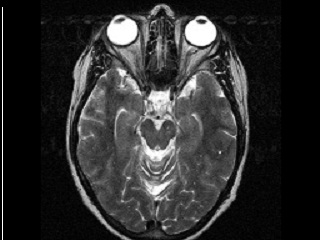
%> input picture p1.jpeg, 320 x 240 px
$ octave Main_localized_seg_run.m   (GNU Octave 9; MATLAB toolbox functions it lacks are replaced by stand-ins)
%> lines starting %> are read from the running program, lines starting %| are printed output that depends on the picture; in (x1, y1, x2, y2) boxes, pixels count from 0 and x2, y2 are one past the last pixel; in counts of white or black regions, pixels touching at a corner belong together; the program's own positions count from 1
### im2graydouble.m
function img = im2graydouble(img)
  [dimy, dimx, c] = size(img);
  if(isfloat(img))
    if(c==3)
      img = rgb2gray(uint8(img));
    end
  else
    if(c==3)
      img = rgb2gray(img);
    end
    img = double(img);
  end

### localized_seg1.m
function seg = localized_seg1(I,init_mask,max_its,rad,alpha,method,display)
  alpha = .2;
  method = 2;
  display = true;
  I = im2graydouble(I);
  I4=I;
  [dimy dimx] = size(I);
  rad = round((dimy+dimx)/(2*8));
    if(display>0)
      disp(['localiztion radius is: ' num2str(rad) ' pixels']);
    end
    phi = mask2phi(init_mask);
  for its = 1:max_its
     idx = find(phi <= 1.2 & phi >= -1.2)';
    [y x] = ind2sub(size(phi),idx);
     xneg = x-rad; xpos = x+rad;
    yneg = y-rad; ypos = y+rad;
    xneg(xneg<1)=1; yneg(yneg<1)=1;
    xpos(xpos>dimx)=dimx; ypos(ypos>dimy)=dimy;
    u=zeros(size(idx)); v=zeros(size(idx));
    Ain=zeros(size(idx)); Aout=zeros(size(idx));
 for i = 1:numel(idx)
      img = I(yneg(i):ypos(i),xneg(i):xpos(i));
      P = phi(yneg(i):ypos(i),xneg(i):xpos(i));

      upts = find(P<=0);
      Ain(i) = length(upts)+eps;
      u(i) = sum(img(upts))/Ain(i);

      vpts = find(P>0);
      Aout(i) = length(vpts)+eps;
      v(i) = sum(img(vpts))/Aout(i);
  end
 switch method

     case 1,
      F = -(u-v).*(2.*I(idx)-u-v);
     otherwise,
      F = -((u-v).*((I(idx)-u)./Ain+(I(idx)-v)./Aout));
  end
   curvature = get_curvature(phi,idx,x,y);
  dphidt = F./max(abs(F)) + alpha*curvature;
  dt = .45/(max(dphidt)+eps);
 phi(idx) = phi(idx) + dt.*dphidt;
 phi = sussman(phi, .5);
 if((display>0)&&(mod(its,20) == 0))
      showCurveAndPhi(I,phi,its);
    end
  end
if(display)
    showCurveAndPhi(I,phi,its);
  end
seg = phi<=0;

function phi = mask2phi(init_a)
  phi=bwdist(init_a)-bwdist(1-init_a)+im2double(init_a)-.5;

### get_curvature.m
function curvature = get_curvature(phi,idx,x,y)
    [dimy, dimx] = size(phi);


    ym1 = y-1; xm1 = x-1; yp1 = y+1; xp1 = x+1;


    ym1(ym1<1) = 1; xm1(xm1<1) = 1;
    yp1(yp1>dimy)=dimy; xp1(xp1>dimx) = dimx;


    idup = sub2ind(size(phi),yp1,x);
    iddn = sub2ind(size(phi),ym1,x);
    idlt = sub2ind(size(phi),y,xm1);
    idrt = sub2ind(size(phi),y,xp1);
    idul = sub2ind(size(phi),yp1,xm1);
    idur = sub2ind(size(phi),yp1,xp1);
    iddl = sub2ind(size(phi),ym1,xm1);
    iddr = sub2ind(size(phi),ym1,xp1);


    phi_x  = -phi(idlt)+phi(idrt);
    phi_y  = -phi(iddn)+phi(idup);
    phi_xx = phi(idlt)-2*phi(idx)+phi(idrt);
    phi_yy = phi(iddn)-2*phi(idx)+phi(idup);
    phi_xy = -0.25*phi(iddl)-0.25*phi(idur)...
             +0.25*phi(iddr)+0.25*phi(idul);
    phi_x2 = phi_x.^2;
    phi_y2 = phi_y.^2;


    curvature = ((phi_x2.*phi_yy + phi_y2.*phi_xx - 2*phi_x.*phi_y.*phi_xy)./...
              (phi_x2 + phi_y2 +eps).^(3/2)).*(phi_x2 + phi_y2).^(1/2);


### Main_localized_seg_run.m
close all;
clear all;
filename = input('Enter the name of the image:-->');         %load the image
%> the answer given: 'p1.jpeg'
I1=imread(filename);
%> I1 is the input picture: size 240x320x3 uint8; min 0, max 255, mean 45.6
I=(I1);
m = false(size(I,1),size(I,2));   %create initial mask
x1=input('Enter the value of X1:-->');
%> the answer given: 3
x2=input('Enter the value of X2:-->');
%> the answer given: 3
y1=input('Enter the value of Y1:-->');
%> the answer given: 3
y2=input('Enter the value of Y2:-->');
%> the answer given: 3
IT=input('Enter the value of maximum iterations:-->');
%> the answer given: 2

for i=y1 : y2
    for j=x1 : x2

         m(i,j) = true;
    end
end
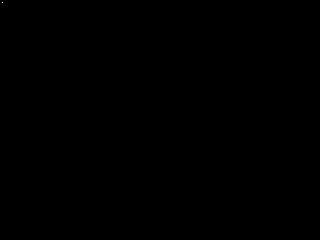
%> m: size 240x320 logical; 0% white in thin lines or dots, all inside (x1, y1, x2, y2) = (2, 2, 3, 3)

I = imresize(I,.5);  %-- make image smaller
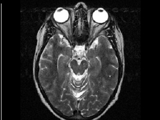
%> I: size 120x160x3 uint8; min 0, max 255, mean 45.7
m = imresize(m,.5);  %   for fast computation

subplot(2,2,1); imshow(I1); title('Input Image');
subplot(2,2,2); imshow(m); title('Initialization');
subplot(2,2,3); title('Segmentation');
%> after `title('Segmentation')`:
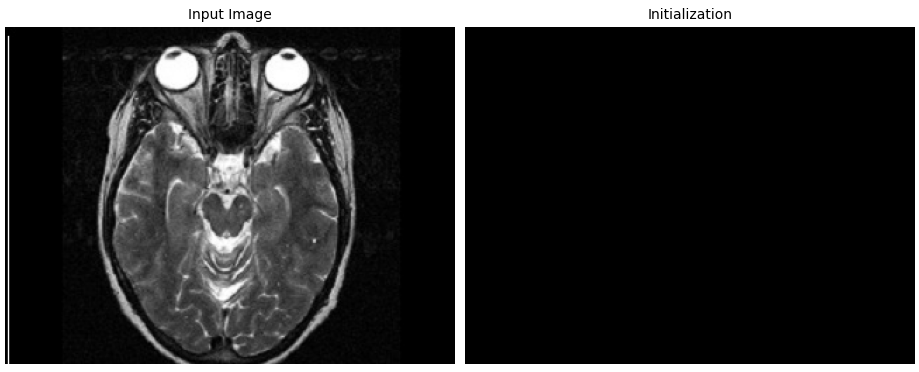
%> figure redrawn from the program's plot data, 2 panels
I4 = im2graydouble(I);

seg = localized_seg1(I, m,IT);  %-- run segmentation
%| localiztion radius is: 18 pixels
%> the run ends on the next line
